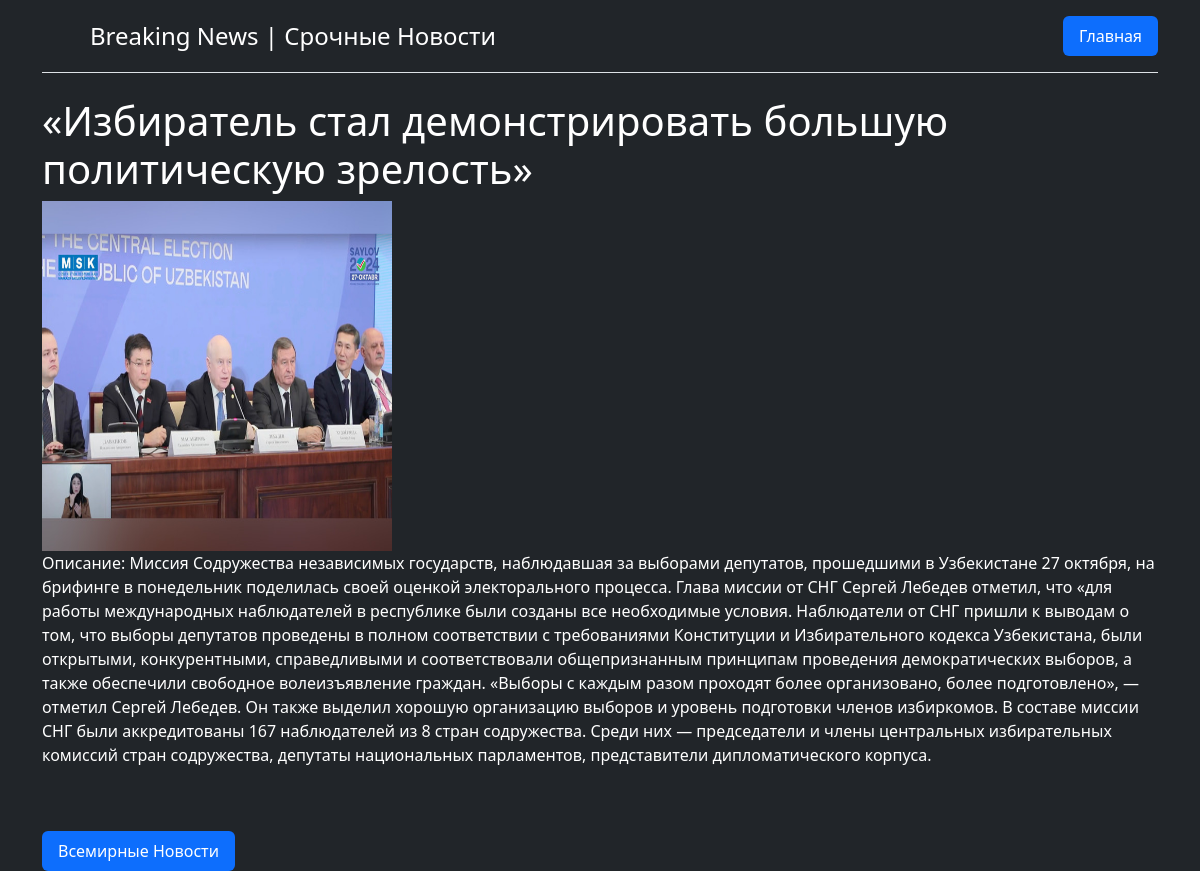
/new/2, run on the app's committed database.
### index/models.py (models this page shows, shortened)
class New(models.Model):
    new_name = models.CharField(max_length=64)
    new_description = models.TextField()
    new_photo = models.ImageField(upload_to='media')
    new_category = models.ForeignKey(Category, on_delete=models.CASCADE)
    new_date = models.DateField()

class Category(models.Model):
    category_name = models.CharField(max_length=32)
    def __str__(self):
        return str(self.category_name)

### index/views.py (the view)
# urls.py: path('new/<int:pk>', views.product_page),
def product_page(request, pk):
    product = New.objects.get(id=pk)
    context = {'product': product}
    return render(request, 'product.html', context)

### index/templates/product.html (shortened to what this page needs)
<!DOCTYPE html>
<html lang="ru">
<link rel="stylesheet" href="https://cdn.jsdelivr.net/npm/bootstrap@5.3.3/dist/css/bootstrap.min.css">
<head>
</head>
<body class="bg bg-dark d-flex h-100">
<div class="container">
    <header class="d-flex flex-wrap justify-content-center py-3 mb-4 border-bottom">
      <a href="/" class="d-flex align-items-center mb-3 mb-md-0 me-md-auto link-body-emphasis text-decoration-none">
        <svg class="bi me-2" width="40" height="32"><use xlink:href="#bootstrap"></use></svg>
        <span class="fs-4 text-white">Breaking News | Срочные Новости</span>
      </a>
      <ul class="nav nav-pills">
        <li class="nav-item"><a href="/" class="nav-link active" aria-current="page">Главная</a></li>
      </ul>
    </header>
    <h1 class="text-white">{{ product.new_name }}</h1>
    <img src="{{ product.new_photo.url }}" width="350" height="350" alt="{{ product.new_name }}">
    <br>
    <p class="text-white">Описание: {{ product.new_description }}</p>
    <br>
    <br>
    <ul class="nav nav-pills">
        <li class="nav-item"><a href="/category/{{ product.new_category.id }}"
                                class="nav-link active" aria-current="page">{{product.new_category}}
        </a>
        </li>
    </ul>
</div>
</body>
</html>

### data on the page
New: new_name "«Избиратель стал демонстрировать большую политическую зрелость»", new_photo (picture), new_description "Миссия Содружества независимых государств, наблюдавшая за выборами депутатов, прошедшими в Узбекистане 27 октября, на брифинге в понедельник поделилась своей оценкой электорального процесса. Глава миссии от СНГ Сергей Лебедев отметил, что «для работы международных наблюдателей в республике были созданы все необходимые условия. Наблюдатели от СНГ пришли к выводам о том, что выборы депутатов проведены в полном соответствии с требованиями Конституции и Избирательного кодекса Узбекистана, были открытыми, конкурентными, справедливыми и соответствовали общепризнанным принципам проведения демократических выборов, а также обеспечили свободное волеизъявление граждан. «Выборы с каждым разом проходят…", new_category "Всемирные Новости"
